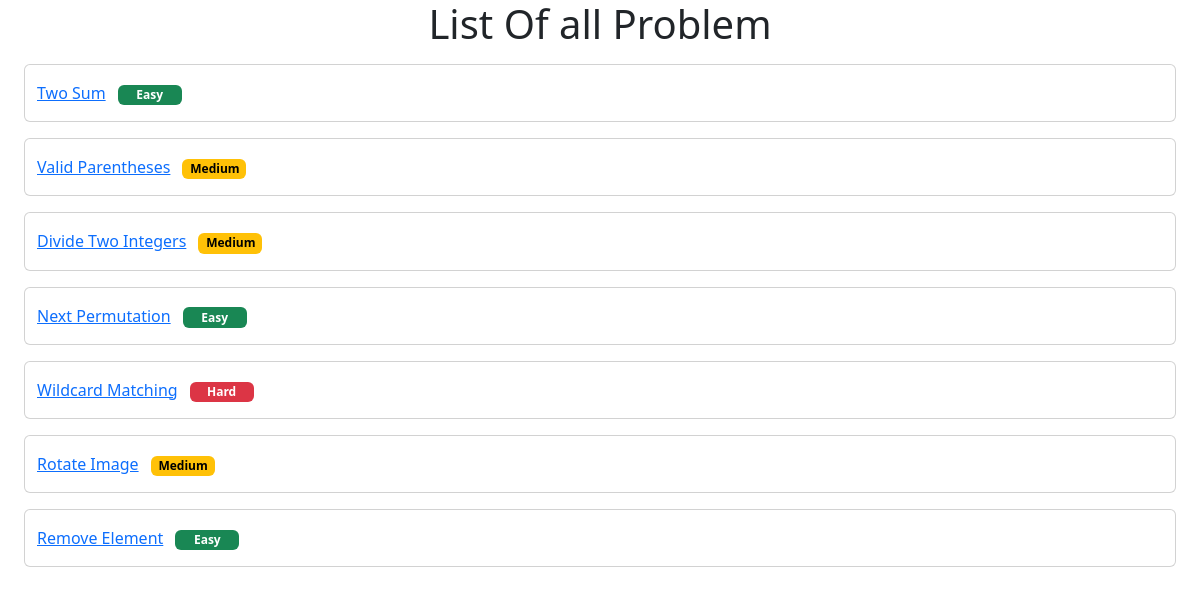
The page /showproblem (signed in) on the database its author committed.
### onlinejudge/models.py (models this page shows, shortened)
class Problem(models.Model):
    problem_name = models.CharField(max_length=40)
    problem_level = models.IntegerField()
    problem_desc = models.TextField()

### onlinejudge/views.py (the view)
# urls.py: path('showproblem',views.showproblem,name='showproblem'),
@login_required(login_url='/login')
def showproblem(request):
    allProblem = Problem.objects.all()
    return render(request, 'listproblem.html', {'all_posts': allProblem})

### templates/listproblem.html (shortened to what this page needs)
<!DOCTYPE html>
<html lang="en">
<head>
    <link href="https://cdn.jsdelivr.net/npm/bootstrap@5.2.0-beta1/dist/css/bootstrap.min.css" rel="stylesheet">
</head>
<body>
    <h1 style="text-align: center;">List Of all Problem</h1>
    <ul class="list-group">
        {%  for post in all_posts %}
            <div class="card mx-4 my-2 px-2">
                <a href="problem/{{ post.id}}">
                    <div class="card-body row">
                        {{ post.problem_name}}
                        <div class="col">
                            {% if post.problem_level == 0 %}
                                <span class="col badge badge-pill badge-success text-bg-success" style="width: 4rem">
                                    Easy
                                </span>
                            {% endif %}
                            {% if post.problem_level == 1 %}
                                <span class="col badge badge-pill badge-warning text-bg-warning" style="width: 4rem">
                                    Medium
                                </span>
                            {% endif %}
                            {% if post.problem_level == 2 %}
                                <span class="col badge badge-pill badge-danger text-bg-danger" style="width: 4rem">
                                    Hard
                                </span>
                            {% endif %}
                        </div>
                    </div>
                </a>
            </div>
        {% endfor %}
    </ul>
</body>
</html>

### rows shown on the page
Problem: problem_name "Two Sum", problem_level "Easy"
Problem: problem_name "Valid Parentheses", problem_level "Medium"
Problem: problem_name "Divide Two Integers", problem_level "Medium"
Problem: problem_name "Next Permutation", problem_level "Easy"
Problem: problem_name "Wildcard Matching", problem_level "Hard"
Problem: problem_name "Rotate Image", problem_level "Medium"
Problem: problem_name "Remove Element", problem_level "Easy"
